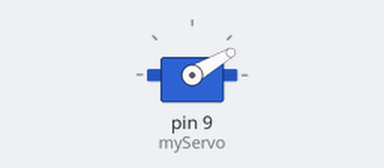
The sketch below on a simulated Arduino Uno, built with avr-gcc and run on an emulated ATmega328P. On the bench: servo.

Above: at 0.05 s.
At 3.05 s:
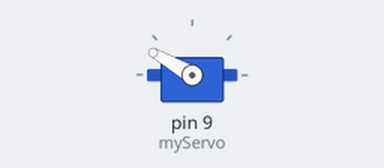
At 6.0 s:
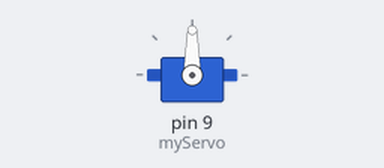
Timing chart, 0 to 7.8 s (numbered marks = the images above):
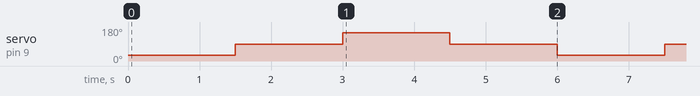

The sketch:

08-servo-sweep.ino
```cpp
// Experiment 08: Command several positions on an SG90 servo.
// Power the servo from the external regulated 5 V source, and share GND.
#include <Servo.h>

Servo myServo;

void setup()
{
    myServo.attach(9);
}

void loop()
{
    myServo.write(30);
    delay(1500);

    myServo.write(90);
    delay(1500);

    myServo.write(150);
    delay(1500);

    myServo.write(90);
    delay(1500);
}
```

Measured:
- by itself, servo on pin 9 (myServo): repeats every 6.0 s: 150° 1.5 s, 90° 1.5 s, 30° 1.5 s, 90° 1.5 s
